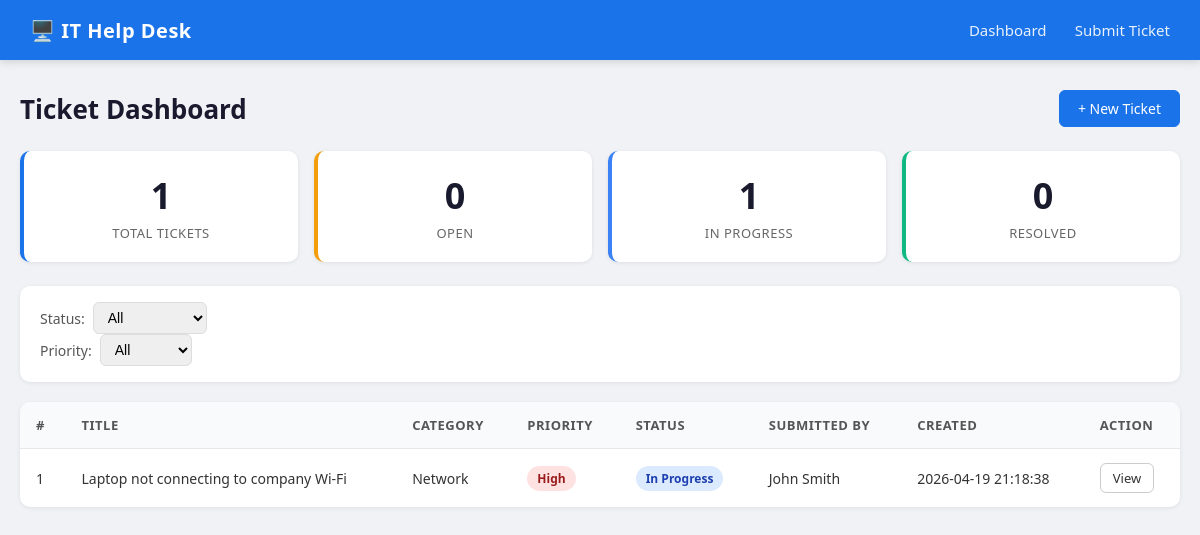
Before: / with the older database file.
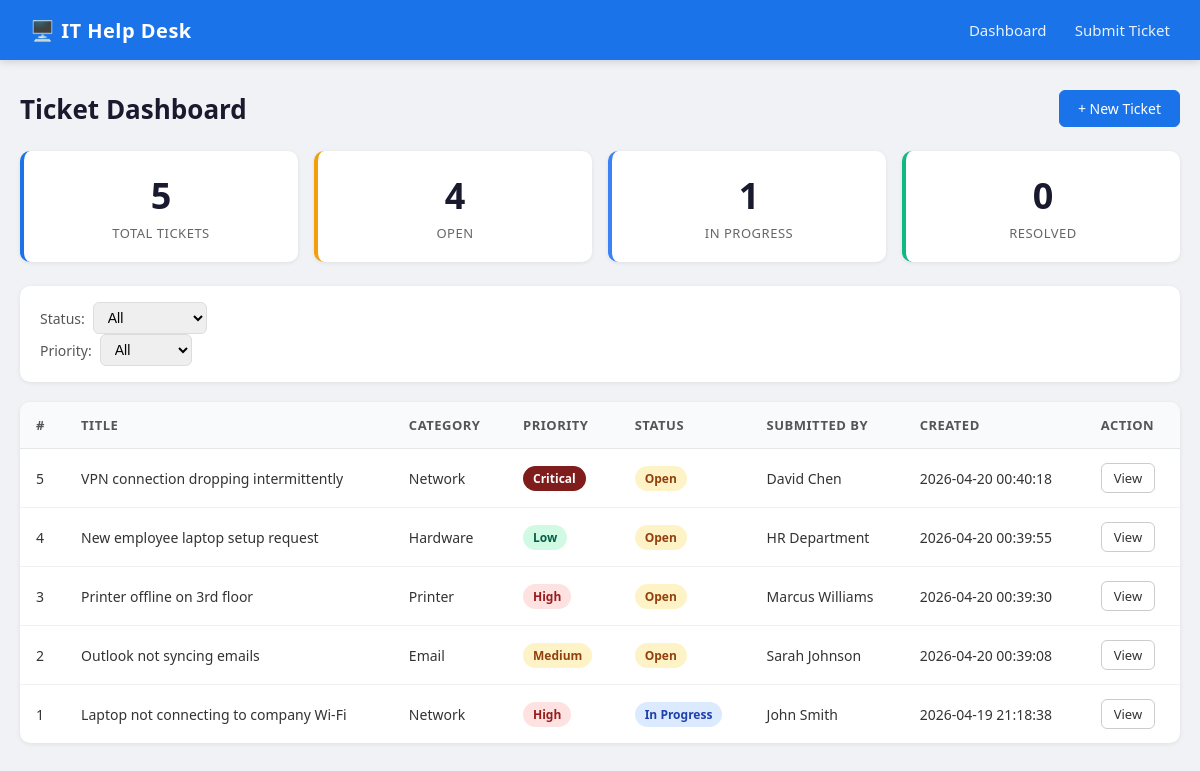
After: the same page with the newer database file.
### tables this page shows
CREATE TABLE tickets (
                id INTEGER PRIMARY KEY AUTOINCREMENT,
                title TEXT NOT NULL,
                description TEXT NOT NULL,
                category TEXT NOT NULL,
                priority TEXT NOT NULL,
                status TEXT DEFAULT 'Open',
                submitter_name TEXT NOT NULL,
                submitter_email TEXT NOT NULL,
                created_at TEXT NOT NULL,
                updated_at TEXT NOT NULL
            );

### helpdesk.py (the view)
@app.route('/')
def index():
    conn = get_db()
    status_filter = request.args.get('status', 'All')
    priority_filter = request.args.get('priority', 'All')
    query = 'SELECT * FROM tickets WHERE 1=1'
    params = []
    if status_filter != 'All':
        query += ' AND status = ?'
        params.append(status_filter)
    if priority_filter != 'All':
        query += ' AND priority = ?'
        params.append(priority_filter)
    query += ' ORDER BY created_at DESC'
    tickets = conn.execute(query, params).fetchall()
    conn.close()
    stats = get_stats()
    return render_template('index.html', tickets=tickets, stats=stats,
                           status_filter=status_filter, priority_filter=priority_filter)

### helpdesk.py (called while the page is built)
def get_db():
    conn = sqlite3.connect(DATABASE)
    conn.row_factory = sqlite3.Row
    return conn

def get_stats():
    conn = get_db()
    total = conn.execute('SELECT COUNT(*) FROM tickets').fetchone()[0]
    open_count = conn.execute("SELECT COUNT(*) FROM tickets WHERE status='Open'").fetchone()[0]
    in_progress = conn.execute("SELECT COUNT(*) FROM tickets WHERE status='In Progress'").fetchone()[0]
    resolved = conn.execute("SELECT COUNT(*) FROM tickets WHERE status='Resolved'").fetchone()[0]
    conn.close()
    return {'total': total, 'open': open_count, 'in_progress': in_progress, 'resolved': resolved}

### templates/index.html (shortened to what this page needs)
{% extends "base.html" %}
{% block content %}
<div class="page-header">
    <h1>Ticket Dashboard</h1>
    <a href="{{ url_for('submit') }}" class="btn btn-primary">+ New Ticket</a>
</div>
<div class="stats-grid">
    <div class="stat-card">
        <div class="stat-number">{{ stats.total }}</div>
        <div class="stat-label">Total Tickets</div>
    </div>
    <div class="stat-card open">
        <div class="stat-number">{{ stats.open }}</div>
        <div class="stat-label">Open</div>
    </div>
    <div class="stat-card in-progress">
        <div class="stat-number">{{ stats.in_progress }}</div>
        <div class="stat-label">In Progress</div>
    </div>
    <div class="stat-card resolved">
        <div class="stat-number">{{ stats.resolved }}</div>
        <div class="stat-label">Resolved</div>
    </div>
</div>
<div class="filters">
    <form method="GET" action="/">
        <label>Status:
            <select name="status" onchange="this.form.submit()">
                <option value="All" {% if status_filter == 'All' %}selected{% endif %}>All</option>
            </select>
        </label>
        <label>Priority:
            <select name="priority" onchange="this.form.submit()">
                <option value="All" {% if priority_filter == 'All' %}selected{% endif %}>All</option>
            </select>
        </label>
    </form>
</div>
<div class="table-wrapper">
    {% if tickets %}
    <table>
        <thead>
            <tr>
                <th>#</th>
                <th>Title</th>
                <th>Category</th>
                <th>Priority</th>
                <th>Status</th>
                <th>Submitted By</th>
                <th>Created</th>
                <th>Action</th>
            </tr>
        </thead>
        <tbody>
            {% for ticket in tickets %}
            <tr>
                <td>{{ ticket.id }}</td>
                <td>{{ ticket.title }}</td>
                <td>{{ ticket.category }}</td>
                <td><span class="badge priority-{{ ticket.priority | lower }}">{{ ticket.priority }}</span></td>
                <td><span class="badge status-{{ ticket.status | lower | replace(' ', '-') }}">{{ ticket.status }}</span></td>
                <td>{{ ticket.submitter_name }}</td>
                <td>{{ ticket.created_at }}</td>
                <td><a href="{{ url_for('ticket', ticket_id=ticket.id) }}" class="btn btn-sm">View</a></td>
            </tr>
            {% endfor %}
        </tbody>
    </table>
    {% else %}
    <div class="empty-state">
        <p>No tickets found. <a href="{{ url_for('submit') }}">Submit one now.</a></p>
    </div>
    {% endif %}
</div>
{% endblock %}

### templates/base.html (shortened to what this page needs)
<!DOCTYPE html>
<html lang="en">
<head>
    <link rel="stylesheet" href="{{ url_for('static', filename='style.css') }}">
</head>
<body>
    <nav>
        <div class="nav-brand">🖥️ IT Help Desk</div>
        <div class="nav-links">
            <a href="{{ url_for('index') }}">Dashboard</a>
            <a href="{{ url_for('submit') }}">Submit Ticket</a>
        </div>
    </nav>
    <div class="container">
        {% block content %}{% endblock %}
    </div>
</body>
</html>

### static/style.css (style rules this page uses)
* { margin: 0; padding: 0; box-sizing: border-box; }
body { font-family: 'Segoe UI', Tahoma, Geneva, Verdana, sans-serif; background: #f0f2f5; color: #333; }
nav { background: #1a73e8; padding: 0 30px; display: flex; align-items: center; justify-content: space-between; height: 60px; box-shadow: 0 2px 8px rgba(0,0,0,0.15); }
.nav-brand { color: white; font-size: 20px; font-weight: 700; letter-spacing: 0.5px; }
.nav-links a { color: white; text-decoration: none; margin-left: 24px; font-size: 15px; opacity: 0.9; transition: opacity 0.2s; }
.container { max-width: 1200px; margin: 30px auto; padding: 0 20px; }
.page-header { display: flex; align-items: center; justify-content: space-between; margin-bottom: 24px; }
.page-header h1 { font-size: 26px; color: #1a1a2e; }
.btn { padding: 8px 18px; border-radius: 6px; border: 1px solid #ccc; background: white; color: #333; text-decoration: none; font-size: 14px; cursor: pointer; transition: all 0.2s; display: inline-block; }
.btn-primary { background: #1a73e8; color: white; border-color: #1a73e8; }
.btn-sm { padding: 5px 12px; font-size: 13px; }
.stats-grid { display: grid; grid-template-columns: repeat(4, 1fr); gap: 16px; margin-bottom: 24px; }
.stat-card { background: white; border-radius: 10px; padding: 20px; text-align: center; box-shadow: 0 1px 4px rgba(0,0,0,0.08); border-left: 4px solid #1a73e8; }
.stat-card.open { border-left-color: #f59e0b; }
.stat-card.in-progress { border-left-color: #3b82f6; }
.stat-card.resolved { border-left-color: #10b981; }
.stat-number { font-size: 36px; font-weight: 700; color: #1a1a2e; }
.stat-label { font-size: 13px; color: #666; margin-top: 4px; text-transform: uppercase; letter-spacing: 0.5px; }
.filters { background: white; padding: 16px 20px; border-radius: 10px; margin-bottom: 20px; box-shadow: 0 1px 4px rgba(0,0,0,0.08); display: flex; gap: 20px; align-items: center; }
.filters label { font-size: 14px; color: #555; display: flex; align-items: center; gap: 8px; }
.filters select { padding: 6px 10px; border: 1px solid #ddd; border-radius: 6px; font-size: 14px; cursor: pointer; }
.table-wrapper { background: white; border-radius: 10px; box-shadow: 0 1px 4px rgba(0,0,0,0.08); overflow: hidden; }
table { width: 100%; border-collapse: collapse; }
thead { background: #f8fafc; }
th { padding: 14px 16px; text-align: left; font-size: 13px; text-transform: uppercase; letter-spacing: 0.5px; color: #555; border-bottom: 1px solid #e5e7eb; }
td { padding: 14px 16px; font-size: 14px; border-bottom: 1px solid #f0f0f0; }
tr:last-child td { border-bottom: none; }
.badge { padding: 4px 10px; border-radius: 20px; font-size: 12px; font-weight: 600; display: inline-block; }
.priority-low { background: #d1fae5; color: #065f46; }
.priority-medium { background: #fef3c7; color: #92400e; }
.priority-high { background: #fee2e2; color: #991b1b; }
.priority-critical { background: #7f1d1d; color: white; }
.status-open { background: #fef3c7; color: #92400e; }
.status-in-progress { background: #dbeafe; color: #1e40af; }

Changed rows visible on the page:
added tickets: id "5", title "VPN connection dropping intermittently", category "Network", priority "Critical", status "Open", submitter_name "David Chen", created_at "2026-04-20 00:40:18"
added tickets: id "4", title "New employee laptop setup request", category "Hardware", priority "Low", status "Open", submitter_name "HR Department", created_at "2026-04-20 00:39:55"
added tickets: id "3", title "Printer offline on 3rd floor", category "Printer", priority "High", status "Open", submitter_name "Marcus Williams", created_at "2026-04-20 00:39:30"
added tickets: id "2", title "Outlook not syncing emails", category "Email", priority "Medium", status "Open", submitter_name "Sarah Johnson", created_at "2026-04-20 00:39:08"
Other visible differences:
{{ stats.total }}: "1" → "5"
{{ stats.open }}: "0" → "4"
